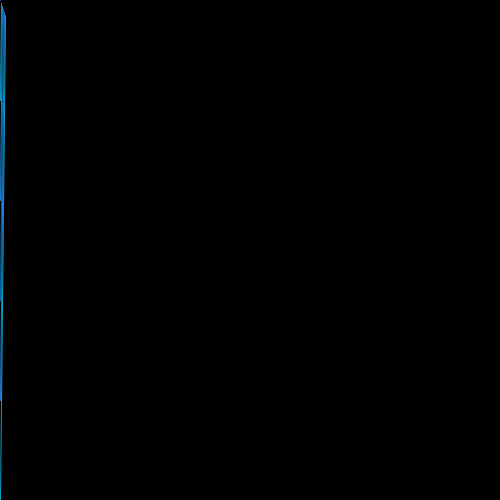
Frame 1 (no input)
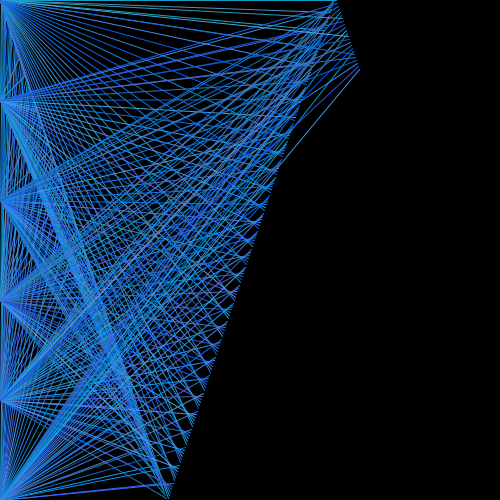
Frame 60 (the mouse pressed at the canvas centre just before this capture)
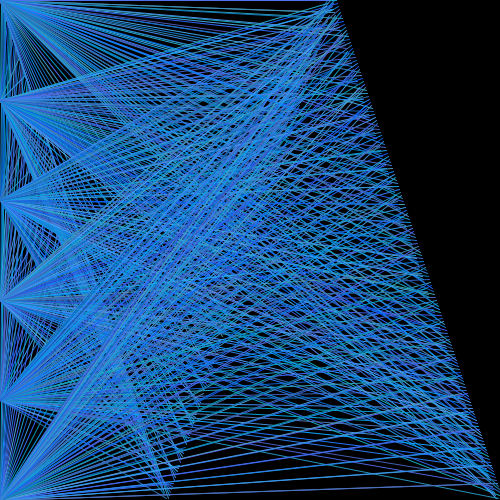
Frame 120 (the mouse held since frame 60 and released just before this capture)

The Processing sketch that drew these frames (run headless with seeded random() and noise(); from frame 60 on, the mouse is pressed at the canvas centre):

// Processing sketch: The_Shades_of_Blue_Fill_the_Blackness
// ── The_Shades_of_Blue_Fill_the_Blackness.pde
int pointX = 0;
int pointY = 0;
int pointXc = 1;
int pointYc = 3;


void setup () {
 size(500,500);
 background(0);
 frameRate(30);
}

void draw () {
  //left wall
  for(int y=0;y<=height;y+=100) {
   stroke(random(0,85),random(86,170),random(171,255));
   line(0,y,pointX,pointY);
   pointX+=pointXc;
   pointY+=pointYc;
   if(pointX>=width) {
     pointXc=-1;
   }
   if(pointX<0) {
     pointXc=1;
   }
   if(pointY>=height) {
     pointYc=-3;
   }
   if(pointY<0) {
     pointYc=3;
   }
   
  }
}
